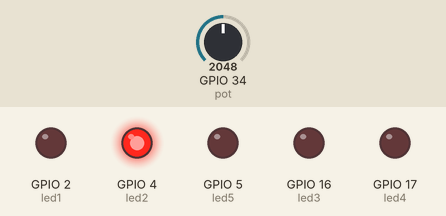
Recording of a sketch running on a simulated ESP32. Parts: output pins drawn as LEDs (lit = HIGH). The inputs (shaded band) are chosen by the test bench; at power-on: GPIO 34 (pot) = 2048. What the sketch prints to the serial monitor is not drawn.

Above: at 1.2 s.
1.3 s: GPIO 34 (pot) set to 2410
2.8 s: GPIO 34 (pot) set to 2497
At 4.0 s:
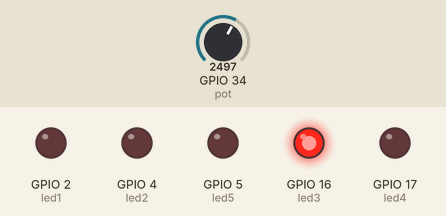
4.3 s: GPIO 34 (pot) set to 3218
5.8 s: GPIO 34 (pot) set to 3349
At 6.5 s:
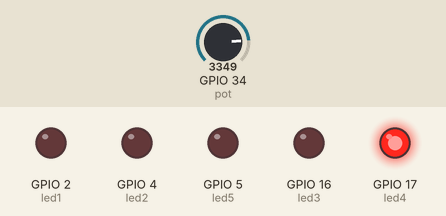
7.3 s: GPIO 34 (pot) set to 4028
8.8 s: GPIO 34 (pot) set to 4095
At 9.9 s:
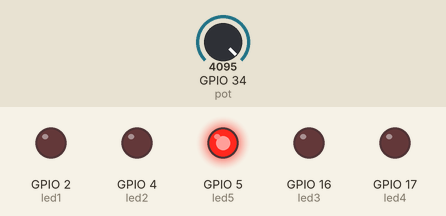
Timing chart, 0 to 11.3 s (numbered marks = the images above; inputs shaded):
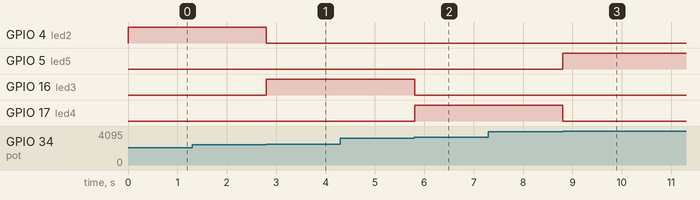

The sketch:

niveltensao.ino
```cpp
int pot = 34;
int leituraPot = 0;
int conversao = 0;
int led1 = 2;
int led2 = 4;
int led3 = 16;
int led4 = 17;
int led5 = 5;

void setup() {
  pinMode(pot, INPUT);
  pinMode(led1, OUTPUT);
  pinMode(led2, OUTPUT);
  pinMode(led3, OUTPUT);
  pinMode(led4, OUTPUT);
  pinMode(led5, OUTPUT);
  Serial.begin(115200);

}

void loop() {
  leituraPot = analogRead(pot);
   Serial.println(leituraPot);
  conversao = map(leituraPot, 0, 4095, 0, 5);
  Serial.print("O valor da tensão é: ");
  Serial.println(conversao);

  if(conversao == 0){
  digitalWrite(led1, LOW);
  digitalWrite(led2, LOW);
  digitalWrite(led3, LOW);
  digitalWrite(led4, LOW);
  digitalWrite(led5, LOW);
  }
    if(conversao == 1){
  digitalWrite(led1, HIGH);
  digitalWrite(led2, LOW);
  digitalWrite(led3, LOW);
  digitalWrite(led4, LOW);
  digitalWrite(led5, LOW);
  }
    if(conversao == 2){
  digitalWrite(led1, LOW);
  digitalWrite(led2, HIGH);
  digitalWrite(led3, LOW);
  digitalWrite(led4, LOW);
  digitalWrite(led5, LOW);
  }
    if(conversao == 3){
  digitalWrite(led1, LOW);
  digitalWrite(led2, LOW);
  digitalWrite(led3, HIGH);
  digitalWrite(led4, LOW);
  digitalWrite(led5, LOW);
  }
    if(conversao == 4){
  digitalWrite(led1, LOW);
  digitalWrite(led2, LOW);
  digitalWrite(led3, LOW);
  digitalWrite(led4, HIGH);
  digitalWrite(led5, LOW);
  }
     if(conversao == 5){
  digitalWrite(led1, LOW);
  digitalWrite(led2, LOW);
  digitalWrite(led3, LOW);
  digitalWrite(led4, LOW);
  digitalWrite(led5, HIGH);
  }
}
```

Measured:
- the behaviour switches between 2456 and 2457 on GPIO 34 (pot) (found by bisection; images 0 and 1)
- the behaviour switches between 3275 and 3276 on GPIO 34 (pot) (found by bisection; images 1 and 2)
- the behaviour switches between 4094 and 4095 on GPIO 34 (pot) (found by bisection; images 2 and 3)
- after the input at 2.8 s, GPIO 4 (led2): HIGH → LOW at once; GPIO 16 (led3): LOW → HIGH at once
- after the input at 5.8 s, GPIO 16 (led3): HIGH → LOW at once; GPIO 17 (led4): LOW → HIGH at once
- after the input at 8.8 s, GPIO 5 (led5): LOW → HIGH at once; GPIO 17 (led4): HIGH → LOW at once
